Frame 1 (no input): blank canvas, image omitted
Frame 60 (no input): blank canvas, image omitted
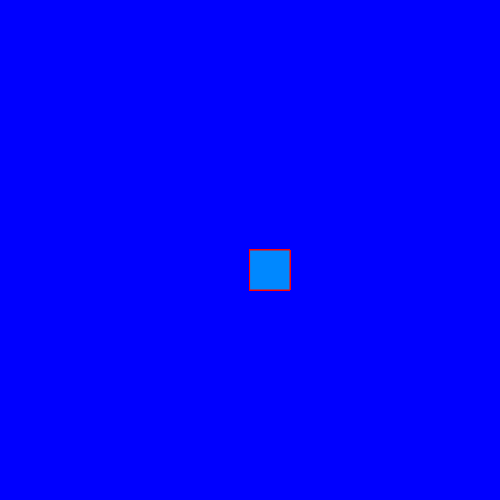
Frame 120 (the mouse pressed at the canvas centre since frame 60)

The p5.js sketch whose frames 1 and 60 were blank and that drew this single picture after the mouse press (run headless with seeded random() and noise() and a simulated clock; from frame 60 on, the mouse is pressed at the canvas centre):

// p5.js sketch
// ── sketch.js
//preparar e rodar um código 
function setup() {
  createCanvas(500, 500);//criar tela
   background('blue');
}

//função por desenhar
function draw() {
 stroke('red'); 
 fill("rgb(0,136,255)");

  if(mouseIsPressed){
    rect(mouseX, mouseY, 40, 40);
  }
}
